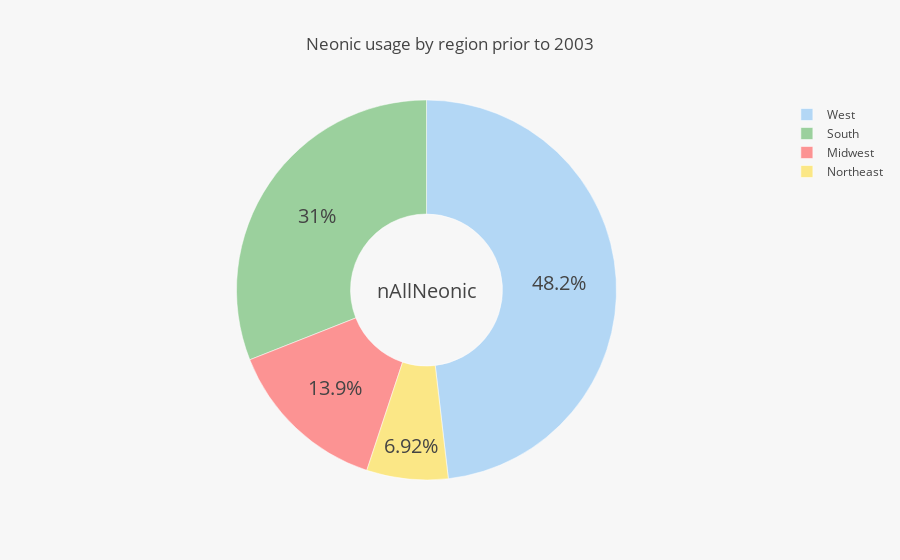

Notebook cell for this chart:
### Code cell
df_summed = df_pre_2003.groupby(['Region']) ['nAllNeonic'].sum().reset_index()
fig = {
  "data": [{
      "values": df_summed.nAllNeonic, # student marks of different subjects
      "labels": df_summed.Region, # subject names
      "textfont" : dict(size=20),
      "marker" : dict (colors = ["#FF6262AA", "#FFD50577", "#4caf5088", "#4ca5f066"], line=dict(color='#fff', width=0.5)),
      "name": "Region",
      "hoverinfo":"label+name",
      "hole": .4,
      "type": "pie"
  }],  
  "layout": {
        "title":"Neonic usage by region prior to 2003",
        "annotations": [
            {
                "font": {
                    "size": 20
                },
                "showarrow": False,
                "text": "nAllNeonic"
            }
        ],
        "paper_bgcolor" : '#f7f7f7',
        
    }
}

iplot(fig, filename='donut_chart_example')

### Figure 1 — Plotly figure (JSON) as saved in the notebook; plotly's stock layout.template omitted (floating-point values rounded to 4 significant figures)
{"data": [{"hole": 0.4, "hoverinfo": "label+name", "labels": ["Midwest", "Northeast", "South", "West"], "marker": {"colors": ["#FF6262AA", "#FFD50577", "#4caf5088", "#4ca5f066"], "line": {"color": "#fff", "width": 0.5}}, "name": "Region", "textfont": {"size": 20}, "type": "pie", "uid": "17a11afe-c38f-11e8-8031-d05099a30b15", "values": [157800.0, 78460.0, 351100.0, 545800.0]}], "layout": {"annotations": [{"font": {"size": 20}, "showarrow": false, "text": "nAllNeonic"}], "paper_bgcolor": "#f7f7f7", "title": "Neonic usage by region prior to 2003"}}
